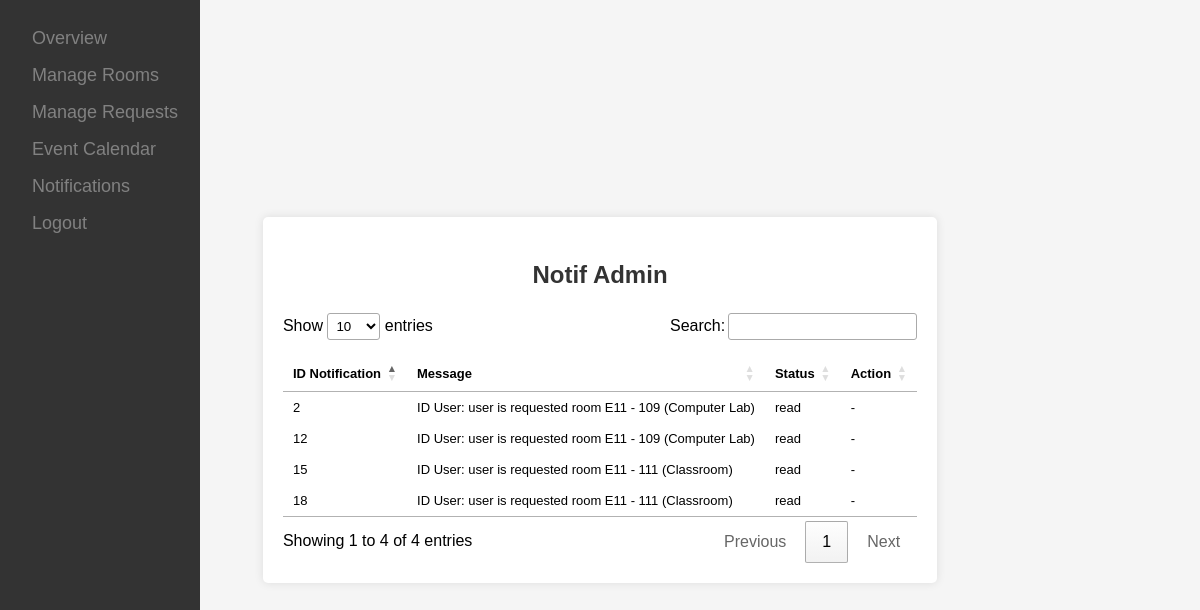
/classfinder-final/admin/notif_admin.php (signed in), run on the app's committed database.
### tables this page shows
CREATE TABLE `notifications` (
  `id_notification` int(11) NOT NULL,
  `id_user` int(11) DEFAULT NULL,
  `message` text NOT NULL,
  `status` enum('unread','read') NOT NULL
);

### classfinder-final/admin/notif_admin.php (the view, shortened to what this page needs)
<?php
$user_id = $_SESSION['user_id'];
?>
<!DOCTYPE html>
<html lang="en">
<head>
    <link rel="stylesheet" href="../css/style.css">
</head>
<body style="height: unset;">
    <div class="container">
        <div class="sidebar">
            <a href="dashboard.php">Overview</a>
            <a href="manage_rooms.php">Manage Rooms</a>
            <a href="manage_requests.php">Manage Requests</a>
            <a href="events.php">Event Calendar</a>
            <a href="notif_admin.php">Notifications</a>
            <a href="../logout.php">Logout</a>
        </div>
        <div class="content" style="text-align: center; line-height: 1.5;">
            <h2>Notif Admin</h2>
            <table class="table" id="datatable">
                <thead>
                    <tr>
                        <th>ID Notification</th>
                        <th>Message</th>
                        <th>Status</th>
                        <th>Action</th>
                    </tr>
                </thead>
                <tbody>
                    <?php
                    include '../config/db.php';
                    $result = $conn->query("SELECT * FROM notifications WHERE id_user = $user_id");
                    while ($row = $result->fetch_assoc()) {
                        if ($row['status'] == 'unread') {
                            echo "<tr>
                                <td>{$row['id_notification']}</td>
                                <td>{$row['message']}</td>
                                <td>{$row['status']}</td>
                                <td>
                                    <button class='btn btn-danger btn-sm' onclick='deleteItem({$row['id_notification']})'>Mark as Read</button>
                                </td>
                            </tr>";
                        } else {
                            echo "<tr>
                                <td>{$row['id_notification']}</td>
                                <td>{$row['message']}</td>
                                <td>{$row['status']}</td>
                                <td>
                                    -
                                </td>
                            </tr>";
                        }
                    }
                    ?>
                </tbody>
            </table>
        </div>
    </div>
</body>
</html>
<link rel="stylesheet" type="text/css" href="https://cdn.datatables.net/1.10.24/css/jquery.dataTables.css">

### classfinder-final/css/style.css (style rules this page uses)
body { font-family: Arial, sans-serif; background-color: #f4f4f4; margin: 0; padding: 0; display: flex; justify-content: center; align-items: center; height: 100vh; }
.container { background-color: #fff; padding: 20px; border-radius: 5px; box-shadow: 0 0 10px rgba(0, 0, 0, 0.1); }
body { font-family: Arial, sans-serif; margin: 0; padding: 0; }
.container { max-width: 800px; margin: 20px auto; }
h2 { color: #333; }
.content { margin-top: 20px; }
.sidebar { height: 100%; width: 200px; position: fixed; z-index: 1; top: 0; left: 0; background-color: #333; padding-top: 20px; overflow-x: hidden; transition: 0.5s; }
.sidebar a { padding: 8px 8px 8px 32px; text-decoration: none; font-size: 18px; color: #818181; display: block; transition: 0.3s; }
body { margin: 0; padding: 0; font-family: 'Arial', sans-serif; background-color: #f5f5f5; }

### classfinder-final/admin/notif_admin.php (style rules this page uses)
table { font-size: 13px; }

### data on the page
notifications: id_notification "2", message "ID User: user is requested room E11 - 109 (Computer Lab)", status "read"
notifications: id_notification "12", message "ID User: user is requested room E11 - 109 (Computer Lab)", status "read"
notifications: id_notification "15", message "ID User: user is requested room E11 - 111 (Classroom)", status "read"
notifications: id_notification "18", message "ID User: user is requested room E11 - 111 (Classroom)", status "read"
